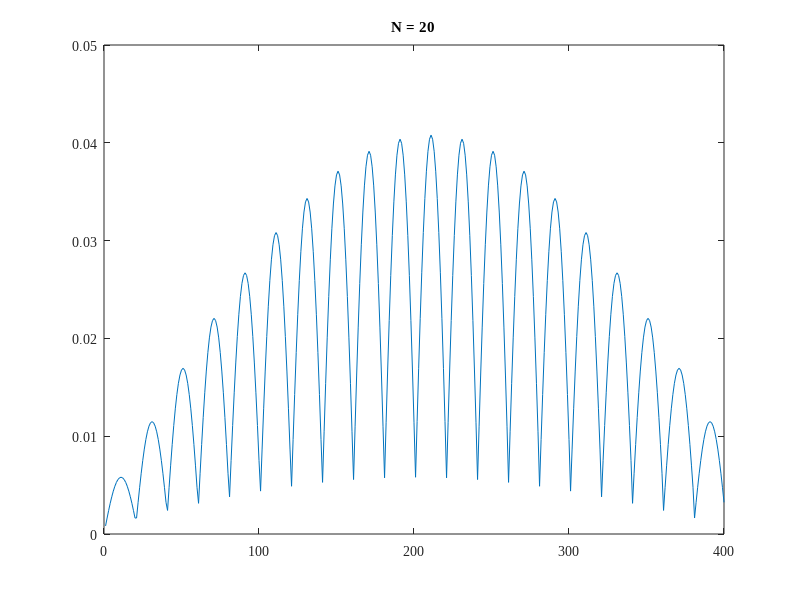

Write MATLAB code to recreate this figure. (Note: this script raises an error after producing the figure.)
clear; clf;
N = 21; % partition number
nm = 100000;
th = 1e-6;
h = 1/(N+1);
IBR = @(i,j,nc) (i-1)*nc + j;
N = N-2;
%A = zeros((N+1)^2);
A = sparse((N+1)^2,(N+1)^2);
b = zeros((N+1)^2,1);
u = b;
ua = b;
for i = 1:N+1
    for j = 1:N+1
        x = (i)*h;
        y = (j)*h;
        I = IBR(i,j,N+1);
        A(I,I) = 4;
        b(I) = h^2 * 2*pi^2*sin(pi*x)*sin(pi*y);
        ua(I) = sin(pi*x)*sin(pi*y);
        if i>1
           J = IBR(i-1,j,N+1);
           A(I,J) = -1;
        end
        if i<=N
           J = IBR(i+1,j,N+1);
           A(I,J) = -1;
        end
        if j>1
           J = IBR(i,j-1,N+1);
           A(I,J) = -1;
        end
        if j<=N
           J = IBR(i,j+1,N+1);
           A(I,J) = -1;
        end
    end
end
% colormap jet
colormap(linspace(1,0,1001)'*ones(1,3));
imagesc(full(abs(A)));
colorbar;
axis equal;
title(sprintf('N = %d',N+1));
set(gca,'FontName','Times New Roman');
%%
%figure;
plot(b);
title(sprintf('N = %d',N+1));
set(gca,'FontName','Times New Roman');
%% plot solution
%x = A\b;
colormap jet
us = A\b;
us = reshape(us,N+1,N+1);
[xg,yg] = meshgrid(linspace(h,1-h,N+1),linspace(h,1-h,N+1));
errmax = max(abs(us - sin(pi*xg).*sin(pi*yg)),[],'all')

surf(xg,yg,us,'LineStyle','none');
hold on;
% surf(xg,yg,sin(pi*xg).*sin(pi*yg) -0.0);
hold off;
colorbar;
view(3);
xlabel('x');ylabel('y');zlabel('u');
set(gca,'FontName','Times New Roman');
%% plot err
surf(xg,yg,abs(us-sin(pi*xg).*sin(pi*yg)),'LineStyle','none');
colorbar;
view(3);
xlabel('x');ylabel('y');zlabel('err');
set(gca,'FontName','Times New Roman');
%% SOR
L = -tril(A,-1);
U = -triu(A,1);
D = diag(diag(A));
omegas = 1.0:0.05:1.9;
errs = cell(numel(omegas),1);
names = cell(numel(omegas),1);
errss = omegas*nan;
itts = omegas*nan;
i = 0;

for omega = omegas
    i = i+1;
    errs{i} = nan(nm,1);
    Bsor = (D-omega*L)\((1-omega)*D+omega*U);
    fsor = omega*((D-omega*L)\b);
    
    x = zeros((N+1)^2,1);
    for it = 1:nm
        xprev = x;
        x = Bsor*x + fsor;
        err = x-ua;
        errn = norm(err,inf);
        resn = norm(A*x-b,inf);
        inc = norm(xprev-x,inf);
        %errs{i}(it) = norm(err,inf);
        if inc<th
            break;
        end
        fprintf('err = %f\n',errn);
    end
    itts(i) = it;
    names{i} = sprintf('SOR \\omega = %f',omega);
    errss(i) = norm(err,inf);
end

t = tiledlayout(1,2,'TileSpacing','Compact');
title(t,sprintf('N = %d',N+1),'FontName','Times New Roman');

nexttile(1);
plot(omegas,errss,'*');
xlabel('SOR \omega');
ylabel('norm_{\infty}(err)');
set(gca,'FontName','Times New Roman');
grid on;
nexttile(2);
plot(omegas,itts,'*');
xlabel('SOR \omega');
ylabel('iterations');
set(gca,'FontName','Times New Roman');
grid on;


a = gcf;
a.Units = 'pixels';
a.Position = [100,100,1000,400];


%% CG
x = zeros((N+1)^2,1);
r = b-A*x;
p = r;
rdr = dot(r,r);

for it = 1:nm
   xprev = x;
   
   alpha = rdr/dot(p,A*p);
   x = x+alpha*p;
   rdrp = rdr;
   r = r - alpha*A*p;
   rdr = dot(r,r);
   beta = rdr/rdrp;
   p = r + beta*p;
    
   inc = norm(xprev-x,inf);
   if inc<th
      break; 
   end
end
err = norm(x-ua,inf)


%% PCG

L = -tril(A,-1);
U = -triu(A,1);
D = diag(diag(A));
omegas = 1.0:0.05:1.9;
errs = cell(numel(omegas),1);
names = cell(numel(omegas),1);
errss = omegas*nan;
itts = omegas*nan;
i = 0;

for omega = omegas
    i = i+1;
   S = 1/sqrt(omega*(2-omega))*(D-omega*L)/sqrtm(D);
   M = S*S';
    
    x = zeros((N+1)^2,1);
    r = b-A*x;
    z = M\r;
    p  = z;
    zdr = dot(z,r);
    for it = 1:nm
        xprev = x;
        alpha = zdr/dot(p,A*p);
        x = x+alpha*p;
        r = r-alpha*A*p;
        z = M\r;
        zdrp = zdr;
        zdr = dot(z,r);
        beta = zdr/zdrp;
        p = z+beta*p;
        
        inc = norm(xprev-x,inf);
        if inc<th
           break; 
        end
    end
    itts(i) = it;
    errss(i) = norm(x-ua,inf);
end

t = tiledlayout(1,2,'TileSpacing','Compact');
title(t,sprintf('N = %d',N+1),'FontName','Times New Roman');

nexttile(1);
plot(omegas,errss,'*');
xlabel('PCG SSOR preconditioner \omega');
ylabel('norm_{\infty}(err)');
set(gca,'FontName','Times New Roman');
grid on;

nexttile(2);
plot(omegas,itts,'*');
xlabel('PCG SSOR preconditioner \omega');
ylabel('iterations');
yticks(min(itts):max(itts));
set(gca,'FontName','Times New Roman');
grid on;


a = gcf;
a.Units = 'pixels';
a.Position = [100,100,1000,400];






    